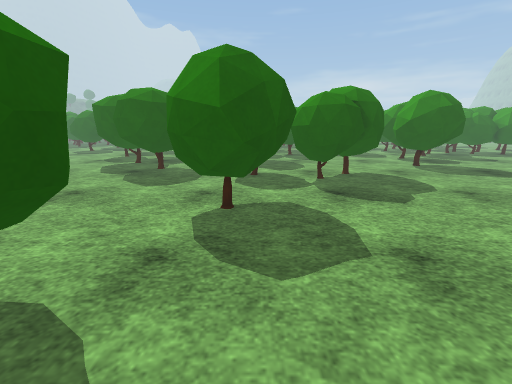
[1] (above)

24 first-person views from a walk through a scene from a Unity 3-D project. The camera is 1.2 m above the floor, tilts 14° down and sees 90° across. The floor is counted in squares, 0.5 m on a side. Each view is taken from the middle of a square. On the plan, view 1 faces up. The plan holds only what a view shows up to about 17 squares ahead; the rest is blank. The place goes on beyond the plan. Surface patterns are stand-ins for the level's own textures.

[2]
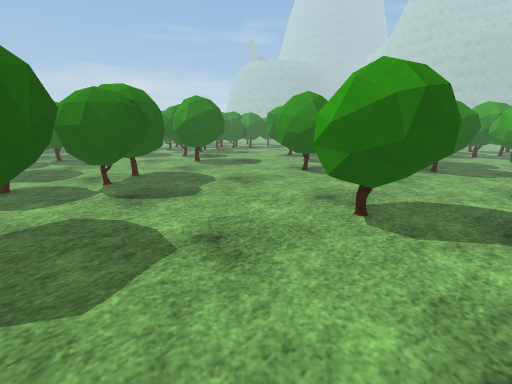

[3]
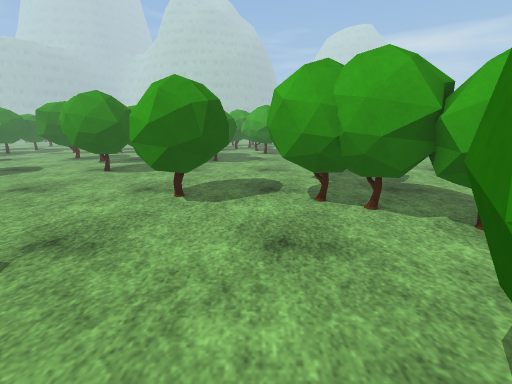

[4]
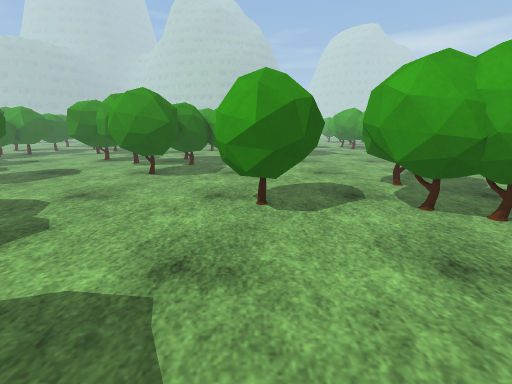

[5]
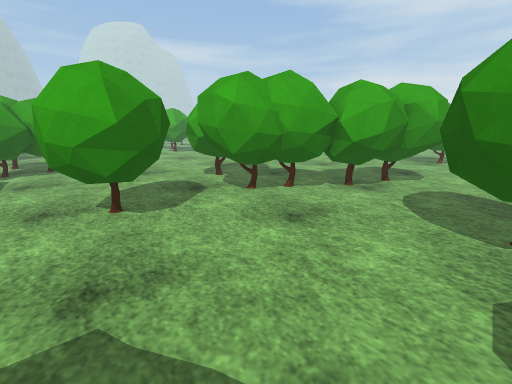

[6]
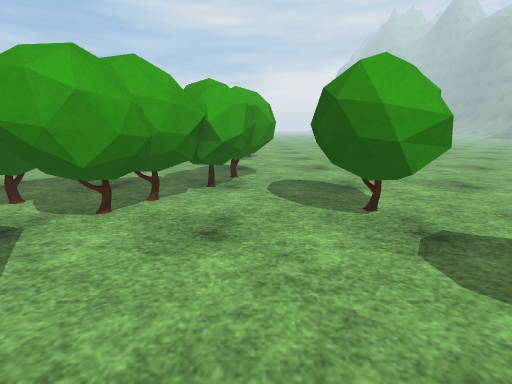

[7]
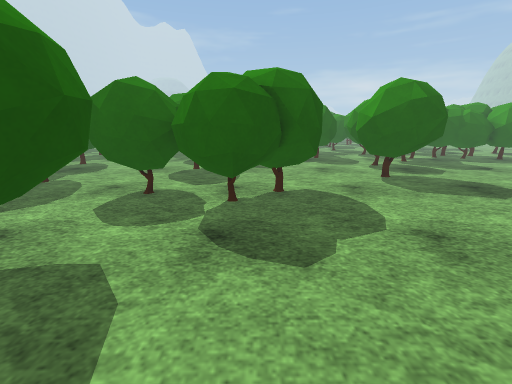

[8]
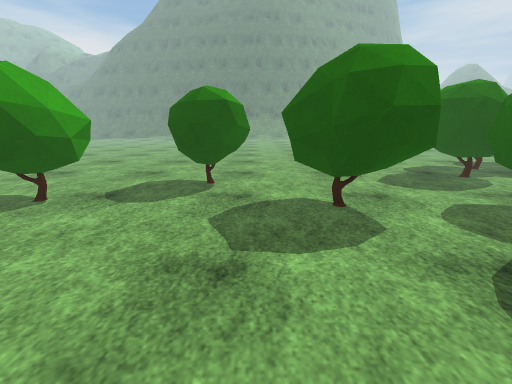

[9]
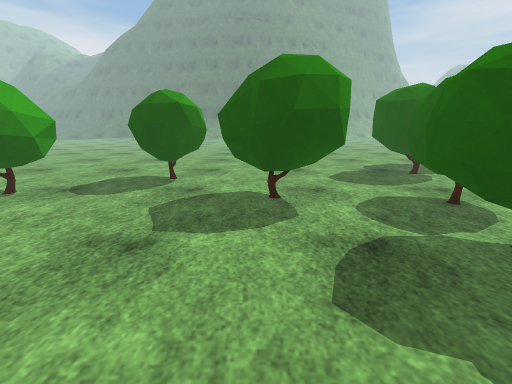

[10]
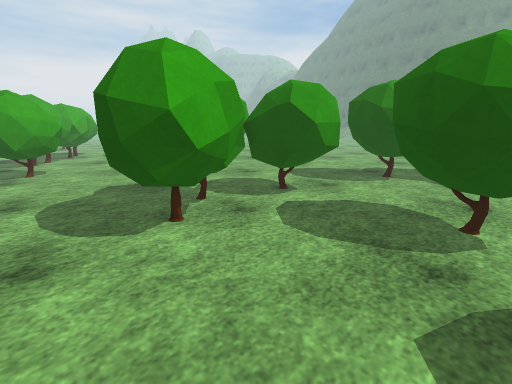

[11]
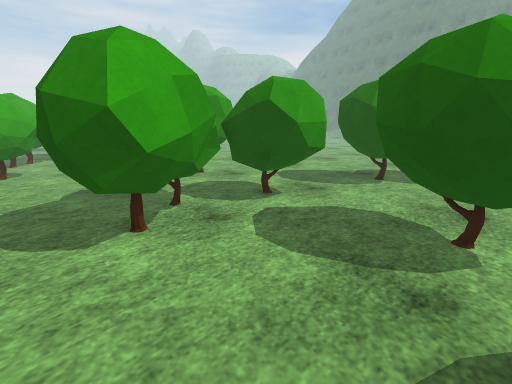

[12]
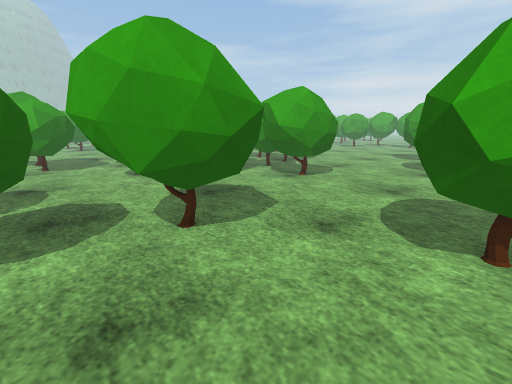

[13]
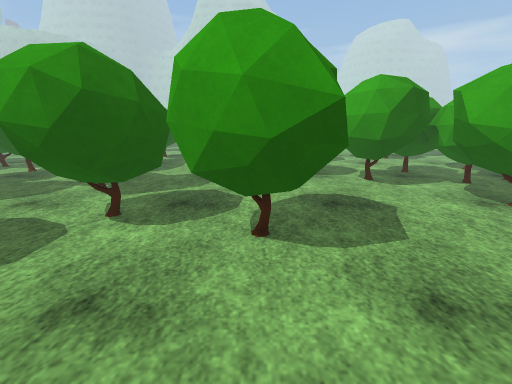

[14]
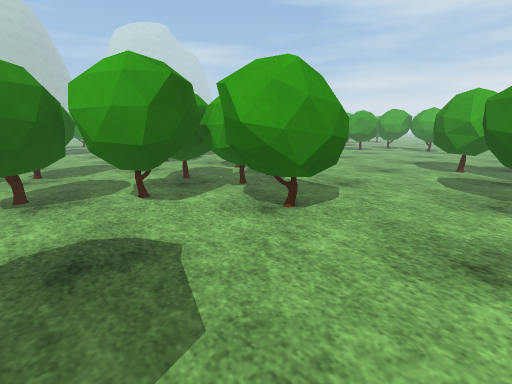

[15]
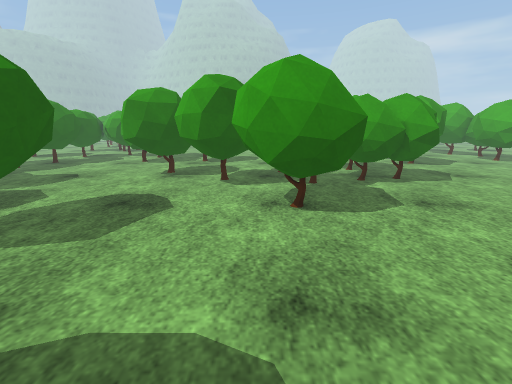

[16]
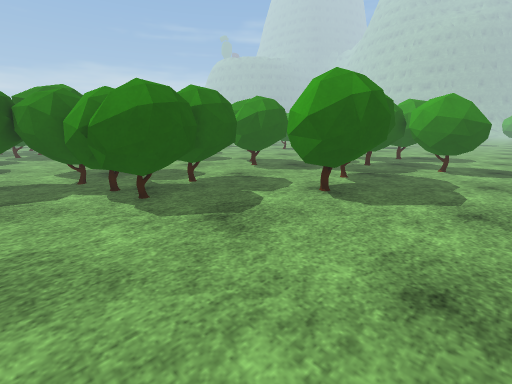

[17]
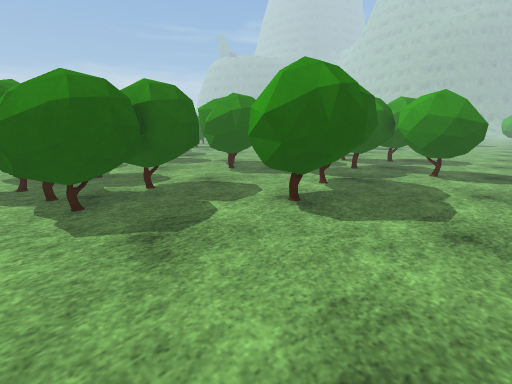

[18]
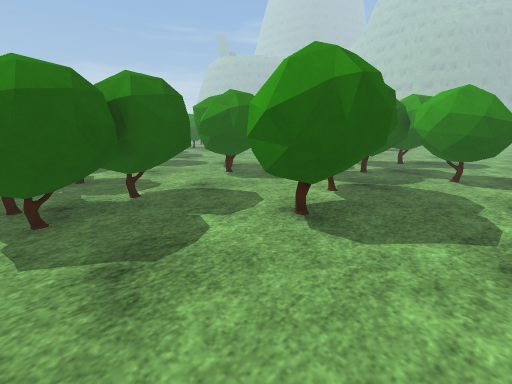

[19]
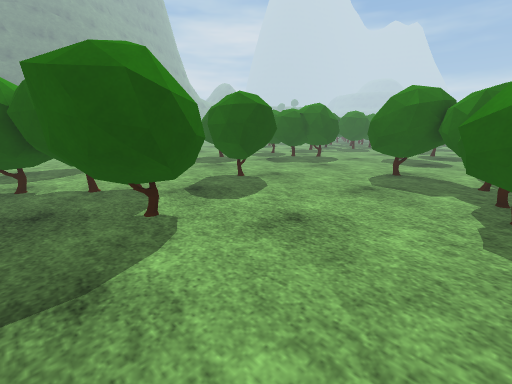

[20]
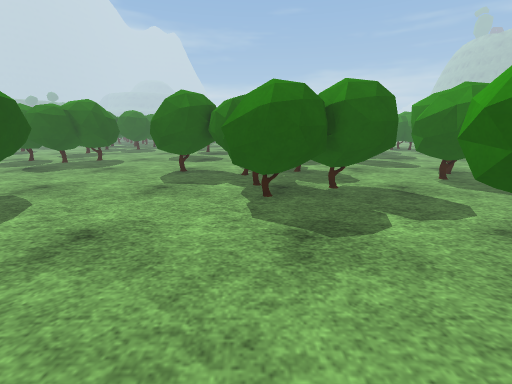

[21]
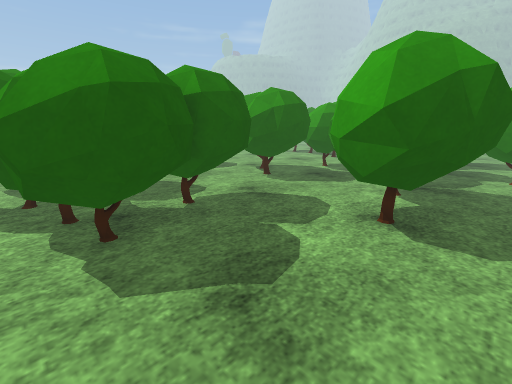

[22]
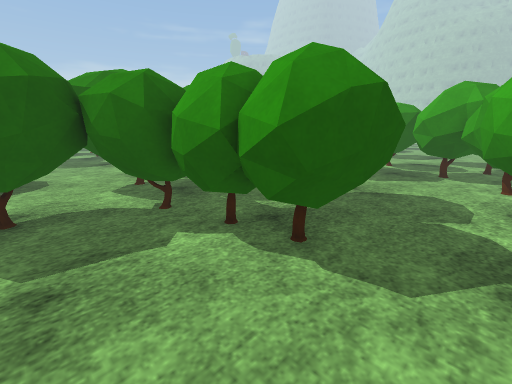

[23]
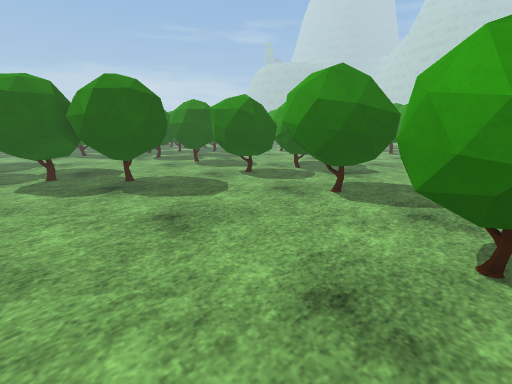

[24]
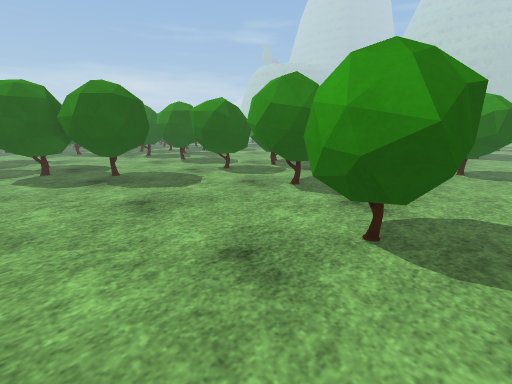

### Floor plan
Key: @ floor where view 1 was taken; . floor; O other object.
Columns run from 10 left of view 1 to 38 right of it. Each row starts with its distance up from view 1.
 21                  ...OOO    ......
 20     ..... OOO........OOO.........
 19     ....OOOOO.......OOO .........OO  O
 18  OO .....OOOO......OOO  ........OOO  O
 17 OOOO  .............OOOO ....O  ..OO
 16 .OO OOO........O...OOOOO...OO  ...
 15 ..OOOOO.OOOO.OOOO...OOO....OOO  .
 14 ..OOOOO.OOOOOO OO..........OOO  . O
 13 ....O...OOOOOOO O........OOO   .. O  ..
 12 .........OOOOOOOO........OOO  ....O  ..
 11 ............OOOO.......O.OOOO .........
 10 ........OOO..O........OOOOOO   .....
  9 ........OOOO.........OOOOOOOOO  ....O
  8 .......OOOOO.........OOOOOOO O  ...OOOO
  7 ........OOOO..........OOOOOO    ...O
  6 ........OOO..............OOO     .OOO  OOO
  5 ..... O...................OO     ..OOOOOOO
  4 ....OOOO........OOOO......OO  OOO...OOO OO
  3 ....OOOOO......OOOOO......OOOOOOO....OOO
  2  ...OOOO........OOOO......OOOO......OOOO
  1 .................OO..............O OOO O O
  0 ..........@.....OO.............OOO  O    OO .OOO
 -1 .......OOOO....OOOO.O..........OOO  O  ..OO ..OO
 -2 .......OOOO....OO OOOO.........OOOOOOO..OOO  .
 -3 .......  OO...OOO  OOOO..........OO.....OOO  ....
 -4 .......    ..OO O   OOO.................OOO .....
 -5 ........  ..OOOOOO OOO...................OO......
 -6 ............O  OO......................     .....

Where each view was taken, in squares from view 1:
view 1: 0 up, 0 right, facing up
view 2: 0 up, 0 right, facing up-right
view 3: 0 up, 2 left, facing right
view 4: 3 up, 1 left, facing right
view 5: 5 up, 1 left, facing down-right
view 6: 5 up, 2 right, facing down
view 7: 4 up, 4 right, facing up
view 8: 5 up, 7 right, facing left
view 9: 7 up, 8 right, facing left
view 10: 20 up, 8 right, facing down-left
view 11: 20 up, 7 right, facing down-left
view 12: 20 up, 5 right, facing down-right
view 13: 17 up, 5 right, facing right
view 14: 15 up, 8 right, facing down-right
view 15: 10 up, 5 right, facing right
view 16: 6 down, 14 right, facing up-right
view 17: 6 down, 16 right, facing up-right
view 18: 5 down, 17 right, facing up-right
view 19: 6 down, 17 right, facing up-left
view 20: 6 down, 17 right, facing up
view 21: 3 down, 16 right, facing up-right
view 22: 0 up, 13 right, facing up-right
view 23: 3 up, 10 left, facing up-right
view 24: 1 up, 10 left, facing up-right
